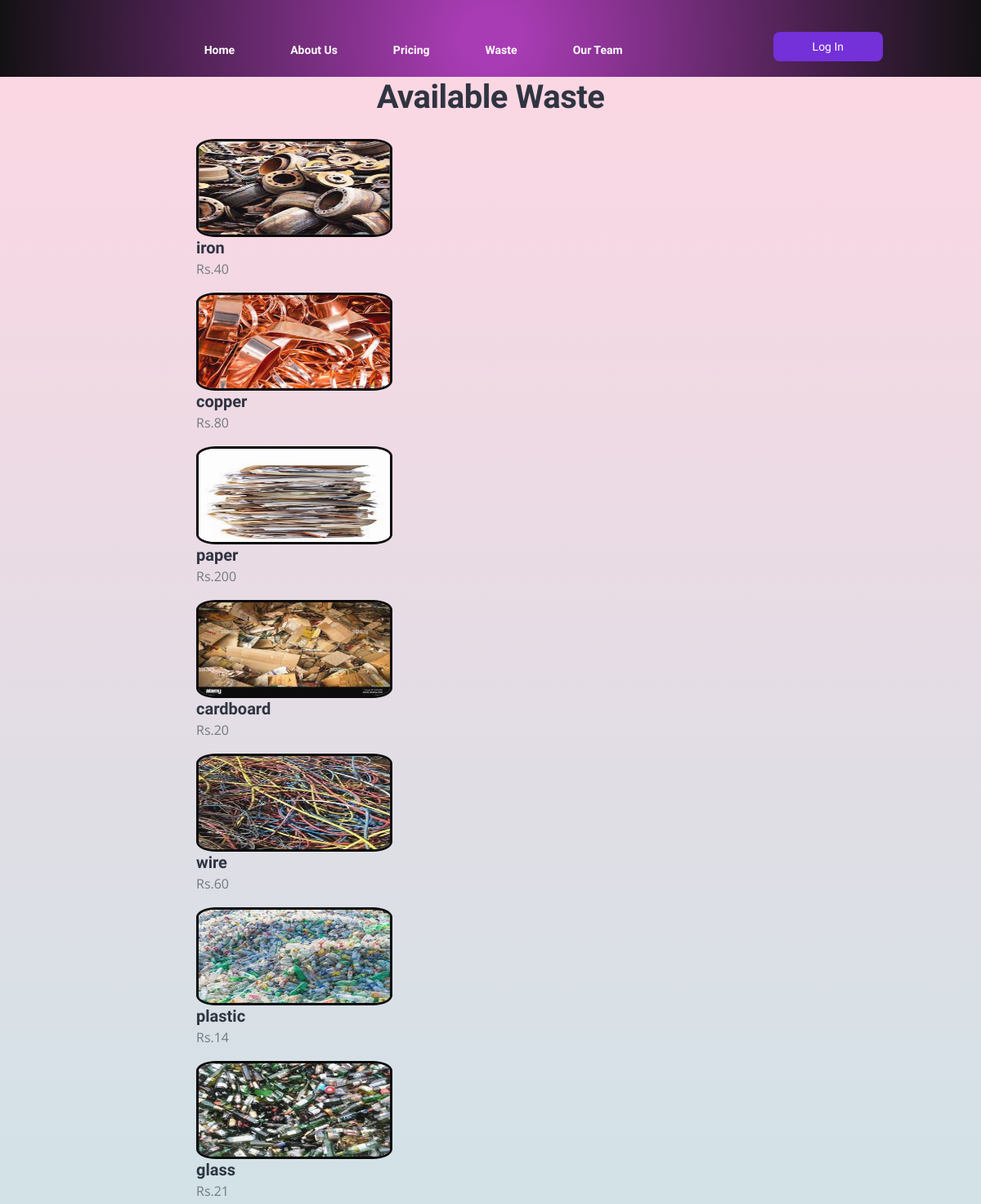
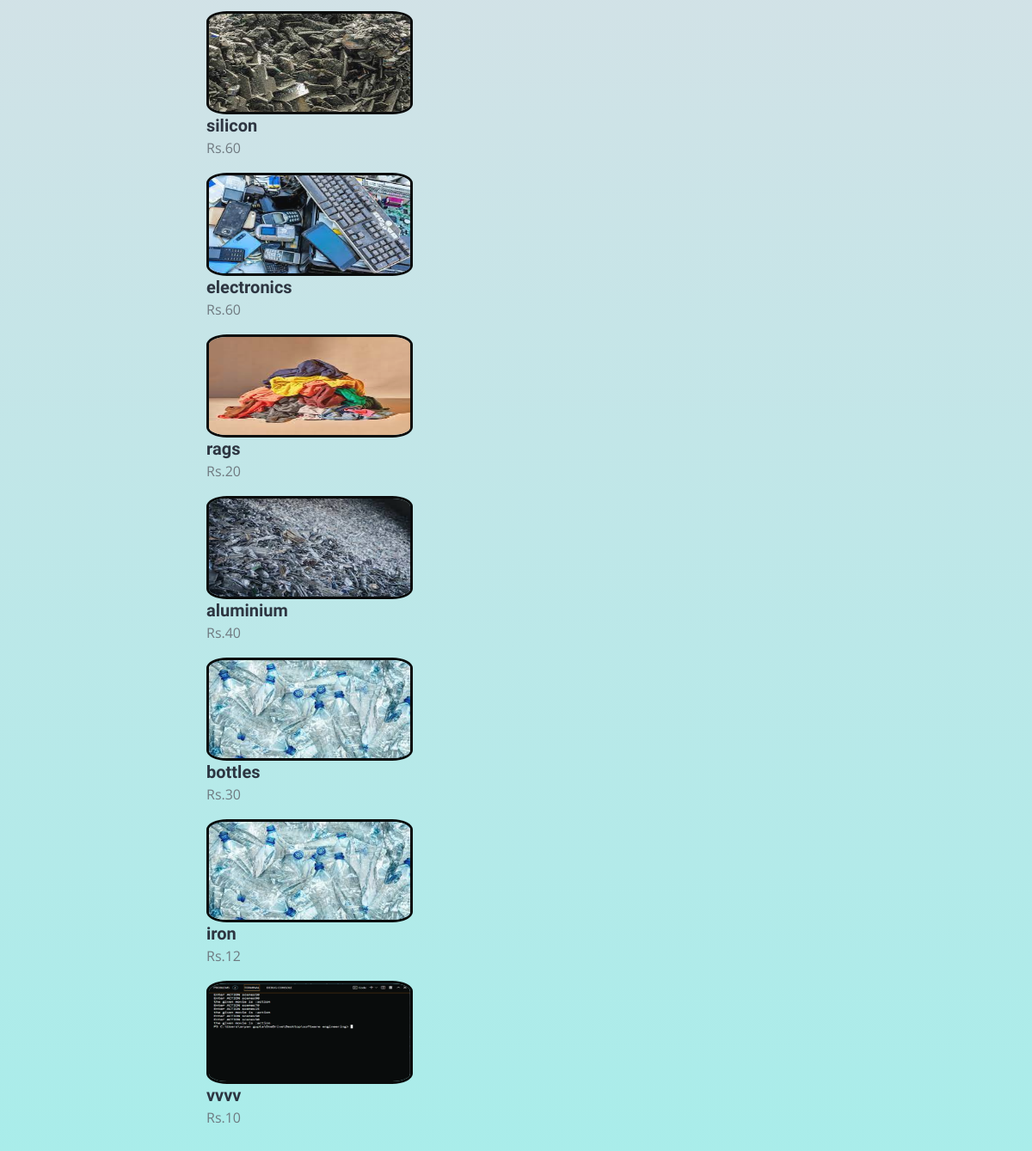
Screenshot of /food/ with the database file from the repository (2 pictures, top to bottom).
### rms_app/models.py (models this page shows, shortened)
class Food(models.Model):
    food_item = models.CharField(max_length=100)
    per_price = models.PositiveIntegerField()
    food_img = models.ImageField(default="default_food.jpg", upload_to="food_pics")

### rms_app/views.py (the view)
# urls.py: path("food/", FoodImgView.as_view(), name="rms-food"),
class FoodImgView(ListView):
    model = Food
    template_name = "rms_app/food.html"
    context_object_name = "food_obj"

### rms_app/templates/rms_app/food.html (shortened to what this page needs)
{% extends "rms_app/base.html" %}
{% block content %}
{% load static %}
<div class="foodtable" style="margin-bottom: 5%;">
    <section id="food-section">
        {% if food_obj %}
        <h1 class="avail" style="text-align:center">Available Waste</h1>
        <br>
        <div class="food-list" style="display: grid;gap: 1rem;grid-auto-columns: column;grid-template-columns: repeat(auto-fit, minmax(600px, 2fr)); margin-left: 20% !important;">
            {% for food_item in food_obj  %}
            <div class="food-card" style="max-width: 40% !important; ">
                <div id="img-food" >
                    <img src="{{ food_item.food_img.url }}" alt="" style="margin:0px !important;border: black solid 3px;border-radius: 10% !important;height: 10vw;width: 20vw !important;">
                </div>
                <div class="food-info">
                    <h5 class="food-title">{{ food_item.food_item}} </h5>
                    <p class="food-price">Rs.{{ food_item.per_price}}
                    </p>
                </div>
            </div>
            {% endfor %}
        </div>
        {% endif %}
    </section>
</div>
{% endblock content %}

### rms_app/static/rms_app/style.css (style rules this page uses)
html { scroll-behavior: smooth; }
body, p { color: #6b747b; font: 400 1rem/1.625rem "Open Sans", sans-serif; }
h1 { color: #252c38; font-weight: 700; font-size: 2.5rem; line-height: 3.125rem; letter-spacing: -0.5px; }
h5 { color: #252c38; font-weight: 700; font-size: 1.25rem; line-height: 1.625rem; }

### rms_app/static/rms_app/login.css (style rules this page uses)
* { padding: 0; margin: 0; box-sizing: border-box; }
body { background-image: linear-gradient(-225deg, #e3fdf5 0%, #ffe6fa 100%); background-image: linear-gradient(to top, #a8edea 0%, #fed6e3 100%); background-attachment: fixed; background-repeat: no-repeat; font-family: "Vibur", cursive; font-family: "Abel", sans-serif; opacity: 0.95; }

### rows the page displays
Food: food_img (picture), food_item "iron", per_price "40"
Food: food_img (picture), food_item "copper", per_price "80"
Food: food_img (picture), food_item "paper", per_price "200"
Food: food_img (picture), food_item "cardboard", per_price "20"
Food: food_img (picture), food_item "wire", per_price "60"
Food: food_img (picture), food_item "plastic", per_price "14"
Food: food_img (picture), food_item "glass", per_price "21"
Food: food_img (picture), food_item "silicon", per_price "60"
Food: food_img (picture), food_item "electronics", per_price "60"
Food: food_img (picture), food_item "rags", per_price "20"
Food: food_img (picture), food_item "aluminium", per_price "40"
Food: food_img (picture), food_item "bottles", per_price "30"
Food: food_img (picture), food_item "iron", per_price "12"
Food: food_img (picture), food_item "vvvv", per_price "10"
